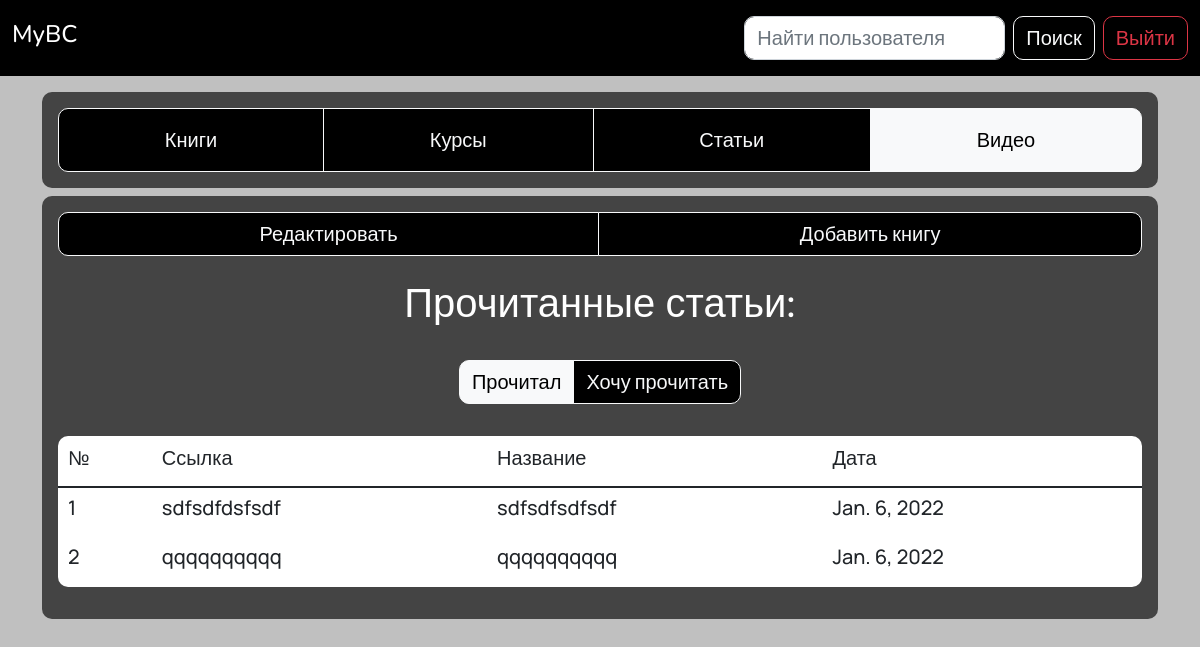
/wwwwww/videos/ (signed in), run on the app's committed database.
### app/models.py (models this page shows, shortened)
class Videos(models.Model):
	user = models.ForeignKey(User, on_delete=models.CASCADE)
	title = models.CharField(max_length=100)
	link = models.TextField()
	date = models.DateField(default=date.today)
	class Meta:
		verbose_name = 'Видео'
		verbose_name_plural = 'Видео'

### app/views.py (the view, shortened to what this page needs)
# urls.py: path('<username>/videos/', views.videos, name='videos'),
def videos(request, username):
	if request.user.is_authenticated:
		username = request.user
	username = User.objects.get(username=username)
	form_video = VideosForm
	if request.method == 'POST' and 'delete_video' in request.POST:
		delete_id = request.POST['delete_video']
		Videos.objects.filter(id=delete_id).delete()
	try:
		videos = Videos.objects.filter(user=username)
	except Videos.DoesNotExist:
		videos = None
	return render(request, 'videos.html', {'videos': videos,
		'form_video': form_video, 'username': username})

### templates/videos.html (shortened to what this page needs)
{% extends "base.html" %}
{% load static %}
{% block content %}
	<main>
		<section class="subheader">
			<div class="container">
				<div class="submodule mt-3 mb-2">
					<div class="btn-group w-100 p-3">
						<a href="{% url 'books' username %}" class="btn btn-outline-light p-3">Книги</a>
						<a href="{% url 'courses' username %}" class="btn btn-outline-light p-3">Курсы</a>
						<a href="{% url 'articles' username %}" class="btn btn-outline-light p-3">Статьи</a>
						<a href="{% url 'videos' username %}" class="btn btn-outline-light p-3 active" aria-current="page">Видео</a>
					</div>
				</div>
			</div>
		</section>
		<section class="common_field">
			<div class="container">
				<div class="alignment">
					{% if user.is_authenticated %}
						<div class="btn-group p-3 w-100">
							<button id="redact" class="btn btn-outline-light btn_redact" onclick="redact()">Редактировать</button>
							<button class="btn btn-outline-light btn_book" onclick="openForm()">Добавить книгу</button>
						</div>
					{% endif %}
					<h1 class="text-center text-white p-2">Прочитанные статьи:</h1>
					<div class="text-center">
						<div class="btn-group p-3 w-40">
							<a href="{% url 'videos' username %}" class="btn btn-outline-light active">Прочитал</a>
							<a href="{% url 'future_videos' username %}" class="btn btn-outline-light">Хочу прочитать</a>
						</div>
					</div>
					{% if videos %}
							<div class="p-3">
								<table class="table text-break ml-3 table-hover text-dark border-bottom-0">
									<thead>
								    	<tr>
								      		<th scope="col"><h5>№</h5></th>
								      		<th scope="col"><h5>Ссылка</h5></th>
								      		<th scope="col"><h5>Название</h5></th>
								      		<th scope="col"><h5>Дата</h5></th>
								    	</tr>
								  	</thead>
								  	<tbody>
								  		{% for video in videos %}
										    <tr>
										      	<th scope="row"><h5>{{ forloop.counter }}</h5></th>
										      	<td><h5>{{ video.link }}</h5></td>
										      	<td><h5>{{ video.title }}</h5></td>
										      	<td><h5>{{ video.date }}</h5></td>
										    </tr>
									    {% endfor %}
								  	</tbody>
								</table>
							</div>
					{% else %}
						<p class="h4 text-center text-white p-1">Пока нет ни одного просмотренного видео</p>
					{% endif %}
				</div>
			</div>
		</section>
	</main>
{% endblock %}

### static/css/style.css (style rules this page uses)
* { padding: 0; margin: 0; text-decoration: none; }
body { background: #C0C0C0; }
h1, h2, h3, h4, h5 { font-family: 'Nunito', sans-serif; }
p, a, h5, h6, button, input, th, label { font-family: 'Manrope', sans-serif; }
.submodule, .alignment, .list-group-item { background: #444444; border-radius: 10px; }
table { background: #ffffff; border-radius: 10px; }
.btn { background: #000000; border-radius: 10px; font-size: 20px; }
.table-hover { color: #ffffff; }
tbody { border-style: hidden; border: 2px solid #dee2e600; }
.table { border: 2px solid #dee2e600; }

### data on the page
Videos: link "sdfsdfdsfsdf", title "sdfsdfsdfsdf", date "Jan. 6, 2022"
Videos: link "qqqqqqqqqq", title "qqqqqqqqqq", date "Jan. 6, 2022"
